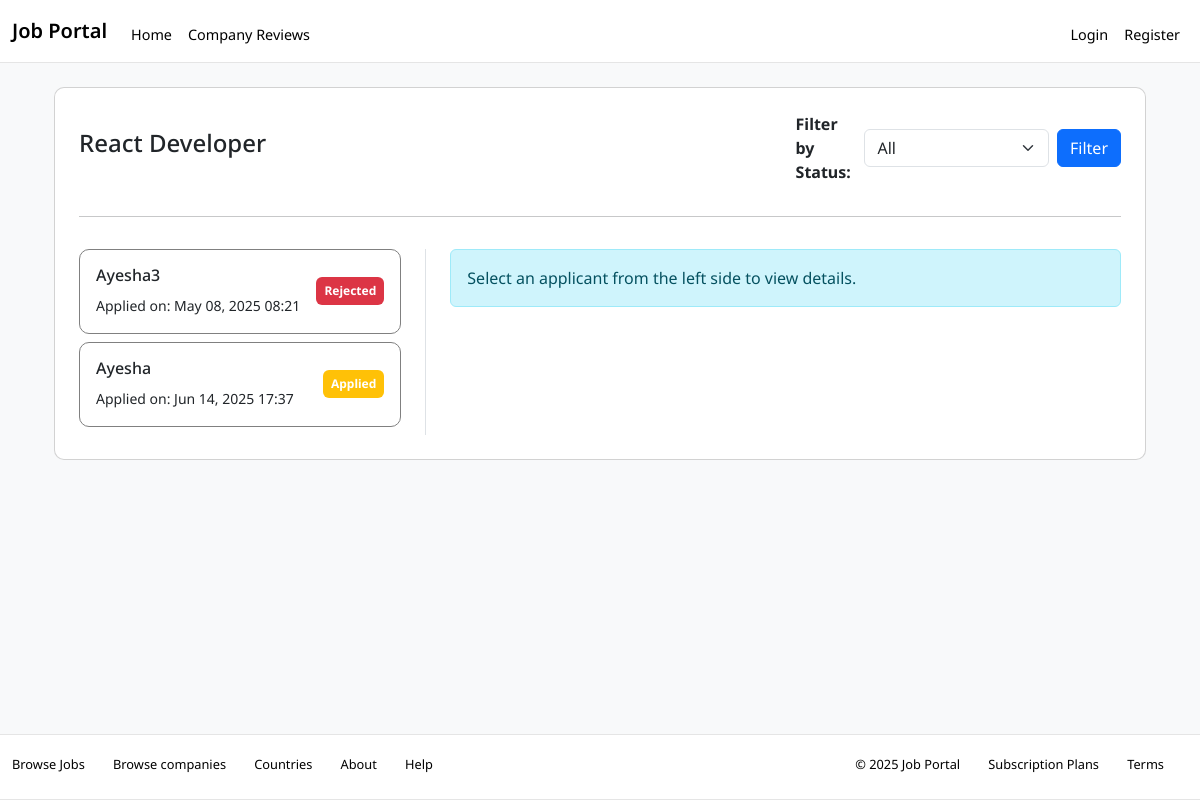
/employer/job/4/applicants/, run on the app's committed database.
### core/models.py (models this page shows)
class Job(models.Model):
    employer = models.ForeignKey(EmployerProfile, on_delete=models.CASCADE)
    title = models.CharField(max_length=150)
    description = models.TextField()
    skills_required = models.TextField()
    location = models.CharField(max_length=100)
    salary_min = models.IntegerField()
    salary_max = models.IntegerField()
    job_type = models.CharField(max_length=20, choices=[('full', 'Full-Time'), ('part', 'Part-Time'), ('remote', 'Remote'), ('intern', 'Internship')])
    created_at = models.DateTimeField(auto_now_add=True)
    expiry_date = models.DateField()
    is_active = models.BooleanField(default=True)

class Application(models.Model):
    job = models.ForeignKey(Job, on_delete=models.CASCADE)
    seeker = models.ForeignKey(JobSeekerProfile, on_delete=models.CASCADE)
    resume = models.FileField(upload_to='applications/')
    cover_letter = models.TextField(blank=True)
    status = models.CharField(max_length=20, choices=[('applied', 'Applied'), ('interview', 'Interview Scheduled'), ('rejected', 'Rejected'), ('hired', 'Hired')], default='applied')
    applied_at = models.DateTimeField(auto_now_add=True)

class JobSeekerProfile(models.Model):
    user = models.OneToOneField(User, on_delete=models.CASCADE)
    phone = models.CharField(max_length=20)
    location = models.CharField(max_length=100)
    resume = models.FileField(upload_to='resumes/')
    bio = models.TextField(blank=True)
    skills = models.ManyToManyField(Skill, blank=True)

class User(AbstractUser):
    ROLE_CHOICES = (
        ('seeker', 'Job Seeker'),
        ('employer', 'Employer'),
        ('admin', 'Admin'),
    )
    role = models.CharField(max_length=10, choices=ROLE_CHOICES)
    is_email_verified = models.BooleanField(default=False)

### core/views.py (the view)
# urls.py: path('employer/job/<int:job_id>/applicants/', view_applicants, name='view-applicants'),
def view_applicants(request, job_id):
    job = get_object_or_404(Job, id=job_id)
    applications = Application.objects.filter(job=job)
    status = request.GET.get('status')
    if status:
        applications = applications.filter(status=status)
    return render(request, 'core/view_applicants.html', {
        'job': job,
        'applications': applications,
    })

### core/templates/core/view_applicants.html (shortened to what this page needs)
{% extends 'base.html' %}
{% block content %}
<div class="container p-4">
  <div class="card p-4" style="border-radius: 10px">
    <div class="d-flex justify-content-between align-items-center mb-3">
      <h4>{{ job.title }}</h4>
      <form method="GET" action="" class="d-flex align-items-center">
        <label for="filterStatus" class="form-label me-2 mb-0"><strong>Filter by Status:</strong></label>
        <select id="filterStatus" name="status" class="form-select me-2">
          <option value="">All</option>
        </select>
        <button class="btn btn-primary" type="submit">
          Filter
        </button>
      </form>
    </div>
    <hr>
    {% if applications|length == 0 %}
      <div class="alert alert-warning">
        No applicants for this job.
      </div>
    {% else %}
    <div class="row g-0 mt-3">
      <div class="col-md-4 border-end pe-4">
        <ul class="list-group">
          {% for app in applications %}
            <a
              href="?selected={{ app.id }}"
              class="list-group-item p-3 d-flex align-items-center {% if request.GET.selected|add:'0' == app.id %}active{% endif %} mb-2"
              style="border-radius: 10px; border: 1px solid grey">
               <div class="flex-grow-1">
                 <h6>{{ app.seeker.user.username|capfirst }}</h6>
                 <small>Applied on: {{ app.applied_at|date:"M d, Y H:i" }}</small>
               </div>
               <span class="badge p-2
                 {% if app.status == 'applied' %}bg-warning{% endif %}
                 {% if app.status == 'rejected' %}bg-danger{% endif %}
                 {% if app.status == 'hired' %}bg-success{% endif %}">
                 {{ app.status|capfirst }}
               </span>
            </a>
          {% endfor %}
        </ul>
      </div>
      <div class="col-md-8 ps-4">
        {% if request.GET.selected %}
          {% for app in applications %}
            {% if app.id == request.GET.selected|add:'0' %}
              <div>
                <div class="d-flex justify-content-between align-items-start">
                   <div>
                     <h5>{{ app.seeker.user.username|capfirst }}</h5>
                     <p>Location: {{ app.seeker.location|default:'N/A' }}</p>
                     <p>Skills:
                         {% for skill in app.seeker.skills.all %}
                           <span class="badge bg-secondary p-2">{{ skill.name|capfirst }}</span>
                         {% empty %}
                           <span>-</span>
                         {% endfor %}
                      </p>
                   </div>
                   <span class="badge p-2
                     {% if app.status == 'applied' %}bg-warning{% endif %}
                     {% if app.status == 'interview' %}bg-info{% endif %}
                     {% if app.status == 'rejected' %}bg-danger{% endif %}
                     {% if app.status == 'hired' %}bg-success{% endif %}">
                     {{ app.status|capfirst }}
                   </span>
                 </div>
                 <div class="mb-2">
                   <a
                     href="{{ app.resume.url }}"
                     target="_blank"
                     class="btn btn-outline-dark">
                     View Resume
                   </a>
                    <button
                     class="btn btn-outline-dark"
                     data-bs-toggle="modal"
                     data-bs-target="#scheduleInterview{{ app.seeker.user.id }}">Schedule Interview</button>
                   <a
                     href="{% url 'inbox' %}?thread={{ app.seeker.user.id }}"
                     class="btn btn-outline-dark">
                     <i class="bi bi-chat-fill"></i></a>
                   <div class="modal fade" id="scheduleInterview{{ app.seeker.user.id }}" tabindex="-1" aria-labelledby="scheduleInterview{{ app.seeker.user.id }}" aria-hidden="true">
                     <div class="modal-dialog modal-md">
                       <div class="modal-content p-4">
                         <div class="modal-header">
                           <h5 class="modal-title" id="scheduleInterview{{ app.seeker.user.id }}">Schedule Interview for {{ app.seeker.user.username|capfirst }}</h5>
                           <button type="button" class="btn-close" data-bs-dismiss="modal" aria-label="Close"></button>
                         </div>
                         <div class="modal-body">
                           <form method="POST" action="{% url 'schedule_interview' app.seeker.user.id %}">
                             {% csrf_token %}
                             <div class="mb-3">
                               <label>Date and Time</label>
                               <input name="scheduled_at" type="datetime-local" class="form-control" required>
                             </div>
                             <div class="mb-3">
                               <label>Location or Zoom Link</label>
                               <input name="location" type="text" class="form-control">
                             </div>
                             <button type="submit" class="btn btn-primary w-100">
                               Schedule
                             </button>
                           </form>
                         </div>
                       </div>
                     </div>
                   </div>
                 </div>
                 <form method="POST" action="{% url 'update-applicant-status' app.id %}" class="input-group mt-2 mb-3">
                   {% csrf_token %}
                   <select name="status" class="form-select" style="border: 1px solid black; border-radius: 5px 0px 0px 5px">
                     <option value="applied" {% if app.status == 'applied' %}selected{% endif %}>
                       Applied
                     </option>
                     <option value="interview" {% if app.status == 'interview' %}selected{% endif %}>
                       Interview
                     </option>
                     <option value="rejected" {% if app.status == 'rejected' %}selected{% endif %}>
                       Rejected
                     </option>
                     <option value="hired" {% if app.status == 'hired' %}selected{% endif %}>
                       Hired
                     </option>
                   </select>
                   <button class="btn btn-outline-dark" type="submit">
                     Update
                   </button>
                 </form>
                 <hr>
                 <h6>Education</h6>
                 <ul class="list-group mb-3">
                   {% for education in app.seeker.education.all %}
                     <li class="list-group-item">
                       <strong>{{ education.degree }}</strong> at {{ education.institution }}
                       ({{ education.start_year }} - {{ education.end_year }})
                     </li>
                   {% empty %}
                     <li class="list-group-item">No education</li>
                   {% endfor %}
                 </ul>
                 <h6>Experience</h6>
                 <ul class="list-group mb-3">
                   {% for exp in app.seeker.experience.all %}
                     <li class="list-group-item">
                       <strong>{{ exp.role }}</strong> at {{ exp.company }}
                       ({{ exp.start_year }} - {{ exp.end_year }})
                     </li>
                   {% empty %}
                     <li class="list-group-item">No experience</li>
                   {% endfor %}
                 </ul>
                 <h6>Certificates</h6>
                 <ul class="list-group mb-3">
                   {% for cert in app.seeker.certificates.all %}
                     <li class="list-group-item">
                       <strong>{{ cert.name }}</strong> from {{ cert.issuer }}
                     </li>
                   {% empty %}
                     <li class="list-group-item">No certificates</li>
                   {% endfor %}
                 </ul>
                 <h6>Portfolio</h6>
                 <ul class="list-group mb-3">
                   {% for port in app.seeker.portfolio.all %}
                     <li class="list-group-item">
                       <a href="{{ port.link }}">{{ port.title }}</a>
                     </li>
                   {% empty %}
                     <li class="list-group-item">No portfolio</li>
                   {% endfor %}
                 </ul>
               </div>
            {% endif %}
          {% endfor %}
        {% else %}
          <div class="alert alert-info">
            Select an applicant from the left side to view details.
          </div>
        {% endif %}
      </div>
    </div>
    {% endif %}
  </div>
</div>
{% endblock %}

### core/templates/base.html (style rules this page uses)
body { font-family: 'Noto Sans', 'Helvetica Neue', Helvetica, Arial, sans-serif !important; }

### data on the page
Job: title "React Developer"
Application: seeker.user.username "Ayesha3", applied_at "May 08, 2025 08:21", status "Rejected"
Application: seeker.user.username "Ayesha", applied_at "Jun 14, 2025 17:37", status "Applied"
